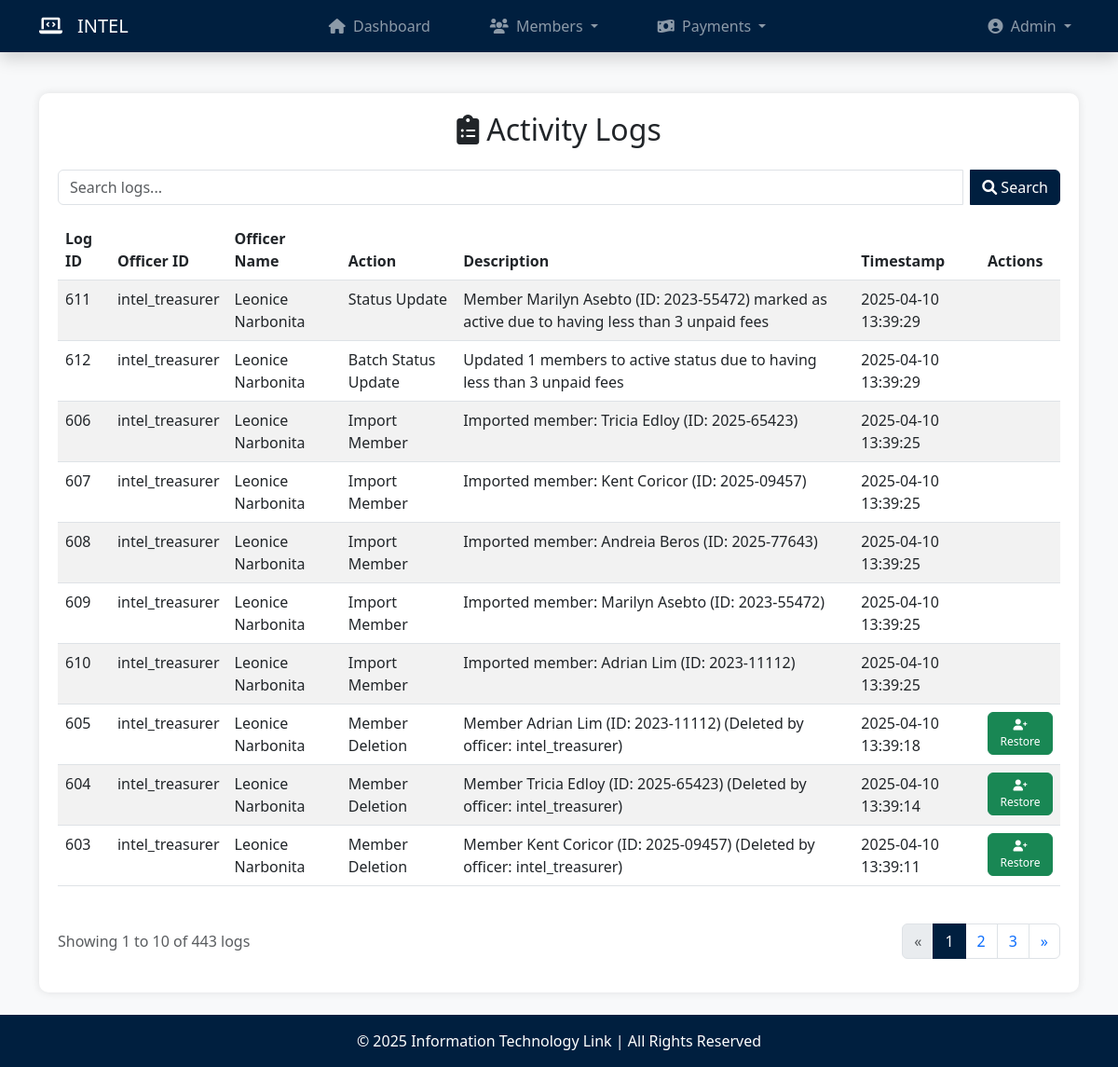
Page /activity_log.php (signed in) on the earlier database version.
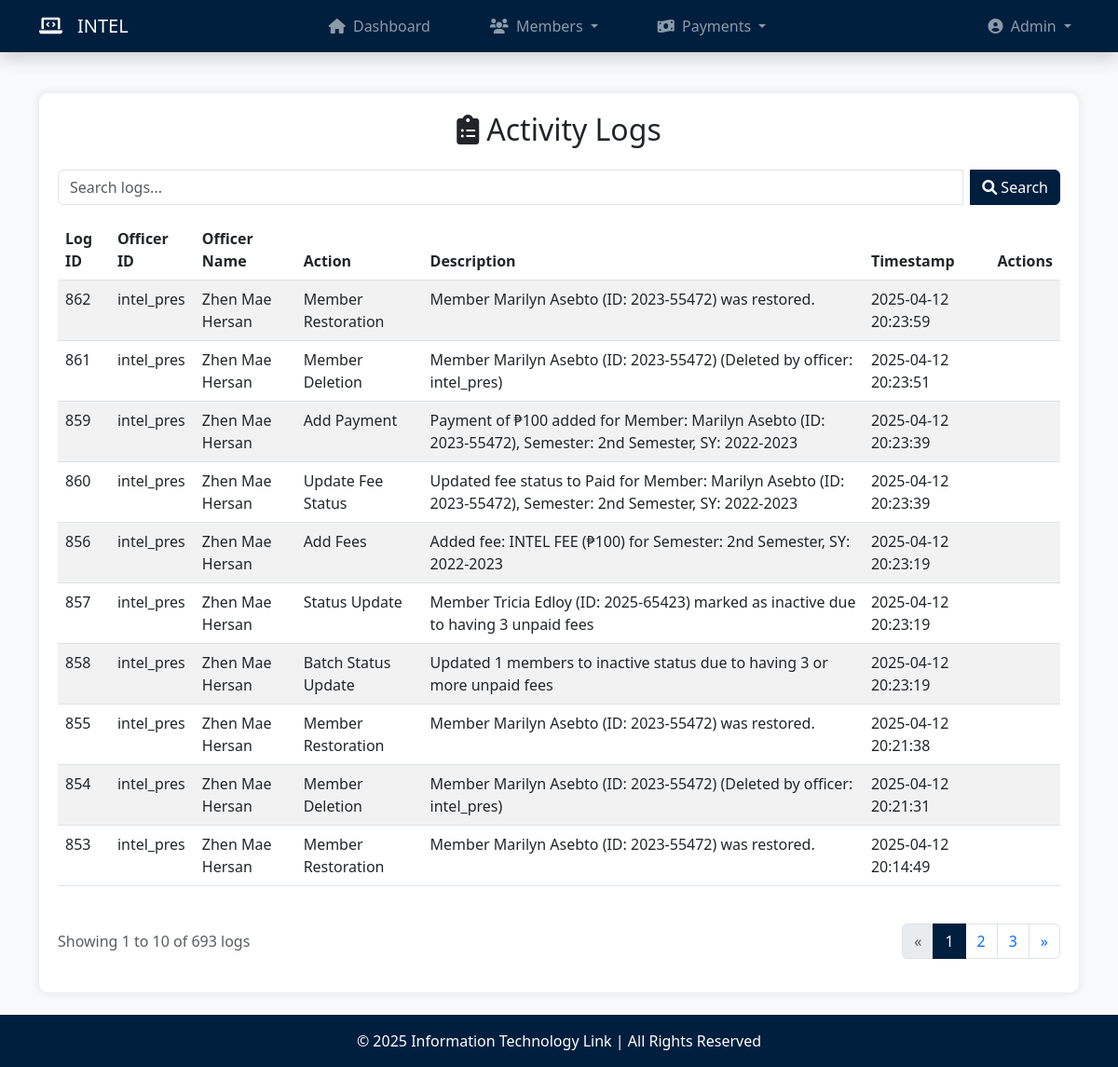
Same page on the later database version.
### tables this page shows
CREATE TABLE `activity_logs` (
  `log_id` int(11) NOT NULL,
  `officer_id` varchar(50) NOT NULL,
  `action` varchar(100) NOT NULL,
  `description` text DEFAULT NULL,
  `date` timestamp NOT NULL DEFAULT current_timestamp()
);

### activity_log.php (the view, shortened to what the changed rows need)
<?php
    require_once('database.php');
    $logs_per_page = 10;
    $page = isset($_GET['page']) ? (int)$_GET['page'] : 1;
    $offset = ($page - 1) * $logs_per_page;
    $search_query = isset($_GET['search']) ? trim($_GET['search']) : "";
    $search_sql = "";
    $query = "SELECT al.*, CONCAT(m.first_name, ' ', m.last_name) AS officer_name,
        CASE WHEN al.action = 'Member Deletion' THEN (
            SELECT member_data FROM deleted_members
            WHERE description IN (al.description, SUBSTRING_INDEX(al.description, ' (Deleted by', 1)) LIMIT 1
        ) ELSE NULL END AS member_data,
        CASE WHEN al.action = 'Member Deletion' THEN (
            SELECT fees_data FROM deleted_members
            WHERE description IN (al.description, SUBSTRING_INDEX(al.description, ' (Deleted by', 1)) LIMIT 1
        ) ELSE NULL END AS fees_data,
        CASE WHEN al.action = 'Member Deletion' THEN (
            SELECT payments_data FROM deleted_members
            WHERE description IN (al.description, SUBSTRING_INDEX(al.description, ' (Deleted by', 1)) LIMIT 1
        ) ELSE NULL END AS payments_data,
        CASE WHEN al.action = 'Member Deletion' THEN (
            SELECT receipts_data FROM deleted_members
            WHERE description IN (al.description, SUBSTRING_INDEX(al.description, ' (Deleted by', 1)) LIMIT 1
        ) ELSE NULL END AS receipts_data
        FROM activity_logs al
        LEFT JOIN officers o ON al.officer_id = o.officer_id
        LEFT JOIN members m ON o.member_id = m.member_id
        $search_sql
        ORDER BY al.date DESC
        LIMIT ?, ?";
    $stmt = $conn->prepare($query);
    if (!empty($search_query)) {
        $search_param = "%" . $search_query . "%";
        $stmt->bind_param("ssssii", $search_param, $search_param, $search_param, $search_param, $offset, $logs_per_page);
    } else {
        $stmt->bind_param("ii", $offset, $logs_per_page);
    }
    $stmt->execute();
    $result = $stmt->get_result();
    $count_query = "SELECT COUNT(*) AS count FROM activity_logs al
    LEFT JOIN officers o ON al.officer_id = o.officer_id
    LEFT JOIN members m ON o.member_id = m.member_id
    $search_sql";
    $total_logs_stmt = $conn->prepare($count_query);
    $total_logs_stmt->execute();
    $total_logs = $total_logs_stmt->get_result()->fetch_assoc()['count'];
    $total_pages = ceil($total_logs / $logs_per_page);
    $display_start = $offset + 1;
    $display_end = min($offset + $logs_per_page, $total_logs);
?>
<!DOCTYPE html>
<html lang="en">
<head>
    <link rel="stylesheet" href="https://cdn.jsdelivr.net/npm/bootstrap@5.3.0-alpha1/dist/css/bootstrap.min.css">
    <link rel="stylesheet" href="https://cdnjs.cloudflare.com/ajax/libs/font-awesome/6.0.0/css/all.min.css">
</head>
<body>
    <?php include('navbar.php'); ?>
    <main class="container my-4">
        <div class="table-container">
            <h2 class="text-center mb-4"><i class="fas fa-clipboard-list me-2"></i>Activity Logs</h2>
            <div class="table-responsive">
                <table class="table table-striped">
                    <thead>
                        <tr>
                            <th>Log ID</th>
                            <th>Officer ID</th>
                            <th>Officer Name</th>
                            <th>Action</th>
                            <th>Description</th>
                            <th>Timestamp</th>
                            <th>Actions</th>
                        </tr>
                    </thead>
                    <tbody id="logsTableBody">
                        <?php while ($log = $result->fetch_assoc()): ?>
                            <tr>
                                <td><?php echo htmlspecialchars($log['log_id']); ?></td>
                                <td><?php echo htmlspecialchars($log['officer_id']); ?></td>
                                <td><?php echo htmlspecialchars($log['officer_name'] ?? 'Unknown'); ?></td>
                                <td><?php echo htmlspecialchars($log['action']); ?></td>
                                <td><?php echo htmlspecialchars($log['description']); ?></td>
                                <td><?php echo htmlspecialchars($log['date']); ?></td>
                                <td>
                                    <?php if ($log['action'] == 'Member Deletion' && !empty($log['member_data'])): ?>
                                        <form method="POST" action="" onsubmit="return confirm('Are you sure you want to restore this member?');">
                                            <button type="submit" name="restore_member" class="btn btn-success btn-restore">
                                                <i class="fas fa-user-plus"></i> Restore
                                            </button>
                                        </form>
                                    <?php endif; ?>
                                </td>
                            </tr>
                        <?php endwhile; ?>
                    </tbody>
                </table>
            </div>
            <?php if ($total_pages > 1): ?>
                <div class="d-flex justify-content-between align-items-center mt-4">
                    <div>
                        <p class="text-muted">
                            Showing <?php echo $display_start; ?> to <?php echo $display_end; ?> of <?php echo $total_logs; ?> logs
                        </p>
                    </div>
                    <nav aria-label="Page navigation">
                        <ul class="pagination">
                            <li class="page-item <?php echo ($page <= 1) ? 'disabled' : ''; ?>">
                                <a class="page-link" href="?page=<?php echo $page - 1; ?><?php echo !empty($search_query) ? '&search='.urlencode($search_query) : ''; ?>" aria-label="Previous">
                                    <span aria-hidden="true">&laquo;</span>
                                </a>
                            </li>
                            <?php for ($i = max(1, $page - 2); $i <= min($page + 2, $total_pages); $i++): ?>
                                <li class="page-item <?php echo ($page == $i) ? 'active' : ''; ?>">
                                    <a class="page-link" href="?page=<?php echo $i; ?><?php echo !empty($search_query) ? '&search='.urlencode($search_query) : ''; ?>"><?php echo $i; ?></a>
                                </li>
                            <?php endfor; ?>
                            <li class="page-item <?php echo ($page >= $total_pages) ? 'disabled' : ''; ?>">
                                <a class="page-link" href="?page=<?php echo $page + 1; ?><?php echo !empty($search_query) ? '&search='.urlencode($search_query) : ''; ?>" aria-label="Next">
                                    <span aria-hidden="true">&raquo;</span>
                                </a>
                            </li>
                        </ul>
                    </nav>
                </div>
            <?php endif; ?>
        </div>
    </main>
</body>
</html>

Differences in the rows shown:
no longer on this page (row unchanged): activity_logs: log_id "611", officer "intel_treasurer", officer_name "Leonice Narbonita", action "Status Update", description "Member Marilyn Asebto (ID: 2023-55472) marked as active due to having less than 3 unpaid fees", date "2025-04-10 13:39:29"
no longer on this page (row unchanged): activity_logs: log_id "612", officer "intel_treasurer", officer_name "Leonice Narbonita", action "Batch Status Update", description "Updated 1 members to active status due to having less than 3 unpaid fees", date "2025-04-10 13:39:29"
no longer on this page (row unchanged): activity_logs: log_id "606", officer "intel_treasurer", officer_name "Leonice Narbonita", action "Import Member", description "Imported member: Tricia Edloy (ID: 2025-65423)", date "2025-04-10 13:39:25"
no longer on this page (row unchanged): activity_logs: log_id "607", officer "intel_treasurer", officer_name "Leonice Narbonita", action "Import Member", description "Imported member: Kent Coricor (ID: 2025-09457)", date "2025-04-10 13:39:25"
no longer on this page (row unchanged): activity_logs: log_id "608", officer "intel_treasurer", officer_name "Leonice Narbonita", action "Import Member", description "Imported member: Andreia Beros (ID: 2025-77643)", date "2025-04-10 13:39:25"
no longer on this page (row unchanged): activity_logs: log_id "609", officer "intel_treasurer", officer_name "Leonice Narbonita", action "Import Member", description "Imported member: Marilyn Asebto (ID: 2023-55472)", date "2025-04-10 13:39:25"
no longer on this page (row unchanged): activity_logs: log_id "610", officer "intel_treasurer", officer_name "Leonice Narbonita", action "Import Member", description "Imported member: Adrian Lim (ID: 2023-11112)", date "2025-04-10 13:39:25"
no longer on this page (row unchanged): activity_logs: log_id "605", officer "intel_treasurer", officer_name "Leonice Narbonita", action "Member Deletion", description "Member Adrian Lim (ID: 2023-11112) (Deleted by officer: intel_treasurer)", date "2025-04-10 13:39:18"
no longer on this page (row unchanged): activity_logs: log_id "604", officer "intel_treasurer", officer_name "Leonice Narbonita", action "Member Deletion", description "Member Tricia Edloy (ID: 2025-65423) (Deleted by officer: intel_treasurer)", date "2025-04-10 13:39:14"
no longer on this page (row unchanged): activity_logs: log_id "603", officer "intel_treasurer", officer_name "Leonice Narbonita", action "Member Deletion", description "Member Kent Coricor (ID: 2025-09457) (Deleted by officer: intel_treasurer)", date "2025-04-10 13:39:11"
added activity_logs: log_id "862", officer "intel_pres", officer_name "Zhen Mae Hersan", action "Member Restoration", description "Member Marilyn Asebto (ID: 2023-55472) was restored.", date "2025-04-12 20:23:59"
added activity_logs: log_id "861", officer "intel_pres", officer_name "Zhen Mae Hersan", action "Member Deletion", description "Member Marilyn Asebto (ID: 2023-55472) (Deleted by officer: intel_pres)", date "2025-04-12 20:23:51"
added activity_logs: log_id "859", officer "intel_pres", officer_name "Zhen Mae Hersan", action "Add Payment", description "Payment of ₱100 added for Member: Marilyn Asebto (ID: 2023-55472), Semester: 2nd Semester, SY: 2022-2023", date "2025-04-12 20:23:39"
added activity_logs: log_id "860", officer "intel_pres", officer_name "Zhen Mae Hersan", action "Update Fee Status", description "Updated fee status to Paid for Member: Marilyn Asebto (ID: 2023-55472), Semester: 2nd Semester, SY: 2022-2023", date "2025-04-12 20:23:39"
added activity_logs: log_id "856", officer "intel_pres", officer_name "Zhen Mae Hersan", action "Add Fees", description "Added fee: INTEL FEE (₱100) for Semester: 2nd Semester, SY: 2022-2023", date "2025-04-12 20:23:19"
added activity_logs: log_id "857", officer "intel_pres", officer_name "Zhen Mae Hersan", action "Status Update", description "Member Tricia Edloy (ID: 2025-65423) marked as inactive due to having 3 unpaid fees", date "2025-04-12 20:23:19"
added activity_logs: log_id "858", officer "intel_pres", officer_name "Zhen Mae Hersan", action "Batch Status Update", description "Updated 1 members to inactive status due to having 3 or more unpaid fees", date "2025-04-12 20:23:19"
added activity_logs: log_id "855", officer "intel_pres", officer_name "Zhen Mae Hersan", action "Member Restoration", description "Member Marilyn Asebto (ID: 2023-55472) was restored.", date "2025-04-12 20:21:38"
added activity_logs: log_id "854", officer "intel_pres", officer_name "Zhen Mae Hersan", action "Member Deletion", description "Member Marilyn Asebto (ID: 2023-55472) (Deleted by officer: intel_pres)", date "2025-04-12 20:21:31"
added activity_logs: log_id "853", officer "intel_pres", officer_name "Zhen Mae Hersan", action "Member Restoration", description "Member Marilyn Asebto (ID: 2023-55472) was restored.", date "2025-04-12 20:14:49"
Other differences:
$total_logs: "443" → "693"
